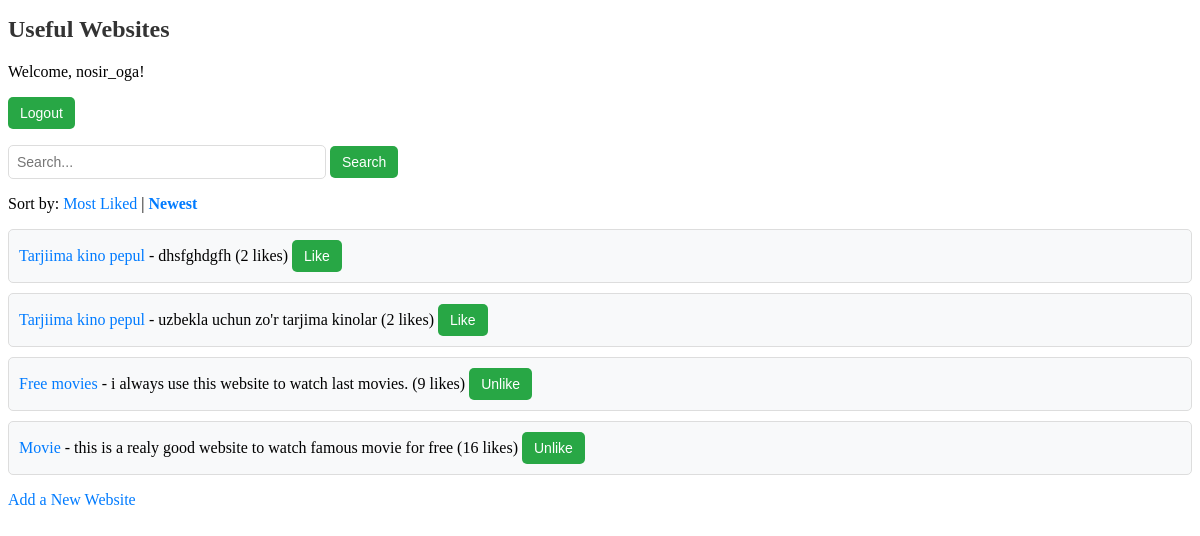
Screenshot of / (signed in) with the database file from the repository.
### websites/models.py (models this page shows, shortened)
class Website(models.Model):
    title = models.CharField(max_length=200)
    url = models.URLField()
    description = models.TextField()
    likes = models.IntegerField(default=0)
    created_at = models.DateTimeField(auto_now_add=True)

### websites/views.py (the view)
# urls.py: path('', views.home, name='home'),  # Home page
def home(request):
    query = request.GET.get('q', '')
    sort_by = request.GET.get('sort', 'created_at')
    websites = Website.objects.filter(title__icontains=query).order_by(f'-{sort_by}')
    user_likes = set()
    if request.user.is_authenticated:
        user_likes = set(Like.objects.filter(user=request.user).values_list('website_id', flat=True))
    for website in websites:
        website.is_liked = website.id in user_likes
    return render(request, 'websites/home.html', {
        'websites': websites,
        'current_sort': sort_by,
        'query': query,
        'user_likes': user_likes
    })

### websites/templates/websites/home.html (shortened to what this page needs)
{% load static %}
<!DOCTYPE html>
<html lang="en">
<head>
    <link rel="stylesheet" type="text/css" href="{% static 'websites/style.css' %}">
</head>
<body>
    <h1>Useful Websites</h1>
    <p>
        {% if user.is_authenticated %}
            Welcome, {{ user.username }}!
            <form action="/accounts/logout/" method="post" class="inline-form">
                <button type="submit">Logout</button>
            </form>
        {% else %}
            <a href="/accounts/login/">Login</a> or <a href="/signup/">Sign up</a> to like websites.
        {% endif %}
    </p>
    <form method="GET" action="/">
        <input type="text" name="q" placeholder="Search..." value="{{ query }}">
        <button type="submit">Search</button>
    </form>
    <p>Sort by:
        <a href="?sort=likes&q={{ query }}" {% if current_sort == 'likes' %}style="font-weight: bold;"{% endif %}>Most Liked</a> |
        <a href="?sort=created_at&q={{ query }}" {% if current_sort == 'created_at' %}style="font-weight: bold;"{% endif %}>Newest</a>
    </p>
    <ul>
        {% for website in websites %}
            <li>
                <a href="{{ website.url }}" target="_blank">{{ website.title }}</a> - {{ website.description }}
                (<span class="likes-count">{{ website.likes }} likes</span>)
                <form method="POST" action="{% url 'like_website' website.id %}" class="inline-form">
                    <button type="submit" class="like-button">
                        {% if website.is_liked %}
                            Unlike
                        {% else %}
                            Like
                        {% endif %}
                    </button>
                </form>
            </li>
        {% empty %}
            <li>No websites found.</li>
        {% endfor %}
    </ul>
    <a href="/add/">Add a New Website</a>
</body>
</html>

### websites/static/css/style.css (style rules this page uses)
.inline-form { display: inline; }
.like-button, .red-button { padding: 10px 15px; font-size: 14px; border: none; border-radius: 5px; cursor: pointer; background-color: #007bff; color: white; transition: background-color 0.3s ease; }
input[type="text"] { padding: 8px; font-size: 14px; width: 300px; border: 1px solid #ddd; border-radius: 5px; }
button[type="submit"] { padding: 8px 12px; font-size: 14px; border: none; border-radius: 5px; cursor: pointer; background-color: #28a745; color: white; transition: background-color 0.3s ease; }
ul { list-style-type: none; padding: 0; }
ul li { margin-bottom: 10px; padding: 10px; background-color: #f8f9fa; border: 1px solid #ddd; border-radius: 5px; }
h1 { font-size: 24px; color: #333; margin-bottom: 20px; }
a { color: #007bff; text-decoration: none; }

### rows the page displays
Website: title "Tarjiima kino pepul", description "dhsfghdgfh", likes "2", shows "Like"
Website: title "Tarjiima kino pepul", description "uzbekla uchun zo'r tarjima kinolar", likes "2", shows "Like"
Website: title "Free movies", description "i always use this website to watch last movies.", likes "9", shows "Unlike"
Website: title "Movie", description "this is a realy good website to watch famous movie for free", likes "16", shows "Unlike"

### other values shown
{{ user.username }} "nosir_oga"
